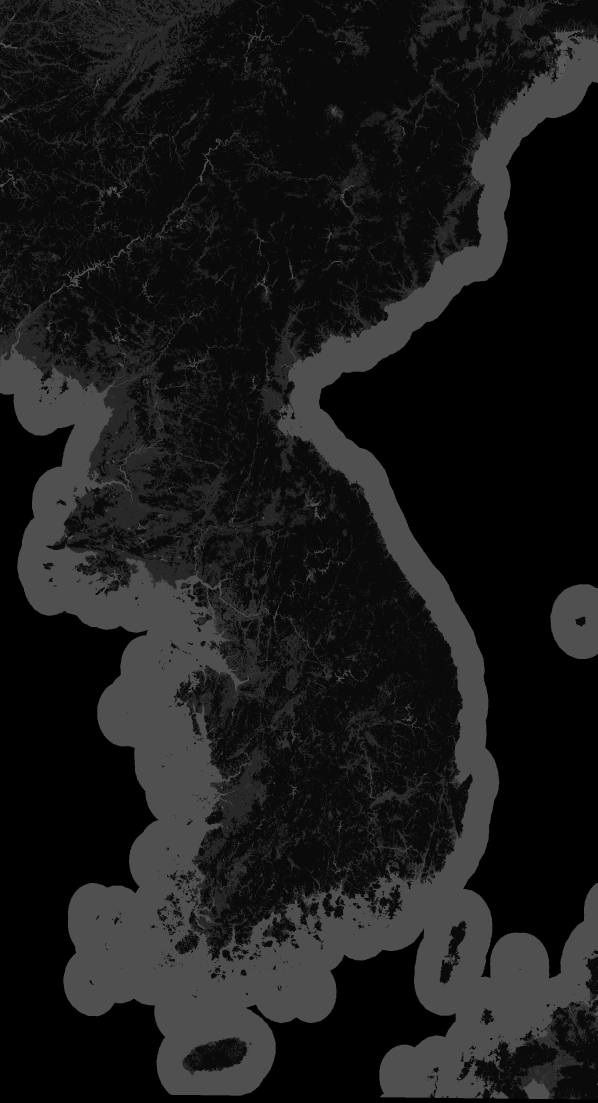
#> input picture assets/scene05/worldcover_v1/worldcover_peninsula_v1.png, 1792 x 3307 px, given in place of peninsula_surface_v36.png, which was not available (shown at 1/3 size)
$ python scene05-b-peninsula-coastfix-v36.py
#> lines starting #> are read from the running program, lines starting #| are printed output that depends on the picture; after the words box and inside, x2 and y2 are one past the last pixel; in counts of white or black regions, pixels touching at a corner belong together; pictures that were not available may be replaced by others from this repository, and a replacement may not be noted
#!/usr/bin/env python3
from __future__ import annotations

import json
from pathlib import Path

import numpy as np
from PIL import Image, ImageFilter

ROOT = Path.cwd()
OUT = ROOT / 'output/scene05_final_v1'
WC = ROOT / 'assets/scene05/worldcover_v1/worldcover_peninsula_v1.png'
TEX = OUT / 'peninsula_surface_v36.png'
QA = OUT / 'peninsula_surface_v36_qa.json'


def weighted_extrapolate(rgb, valid, invalid, radius):
    weight_img = Image.fromarray((valid.astype(np.uint8) * 255), 'L').filter(ImageFilter.GaussianBlur(radius))
    weight = np.asarray(weight_img, np.float32) / 255.0
    out = np.zeros_like(rgb, dtype=np.float32)
    for ch in range(3):
        src = np.where(valid, rgb[..., ch], 0.0)
        num_img = Image.fromarray(np.clip(src, 0, 255).astype(np.uint8), 'L').filter(ImageFilter.GaussianBlur(radius))
        num = np.asarray(num_img, np.float32)
        out[..., ch] = num / np.maximum(weight, .010)
    fill = invalid & (weight > .015)
    return out, fill


def main():
    img = Image.open(TEX).convert('RGBA')
    a = np.asarray(img, dtype=np.uint8).copy()
    rgb = a[..., :3].astype(np.float32)
    land = a[..., 3] > 8
#> land: shape (3307, 1792) bool; every value is 1

    wc_img = Image.open(WC).convert('L')
#> wc_img is the input picture: PIL image 1792x3307 L; min 0, max 100, mean 26.2
    if wc_img.size != img.size:
        wc_img = wc_img.resize(img.size, Image.Resampling.NEAREST)
    wc = np.asarray(wc_img, dtype=np.uint8)

    # WorldCover class 80 is water. Where it falls inside the canonical SVG land
    # silhouette it produces a muted blue/grey ribbon parallel to the shoreline.
    # For this presentation surface the canonical SVG wins: extrapolate surrounding
    # *land* material across both class-0 gaps and class-80 raster disagreement.
    invalid = land & ((wc == 0) | (wc == 80))
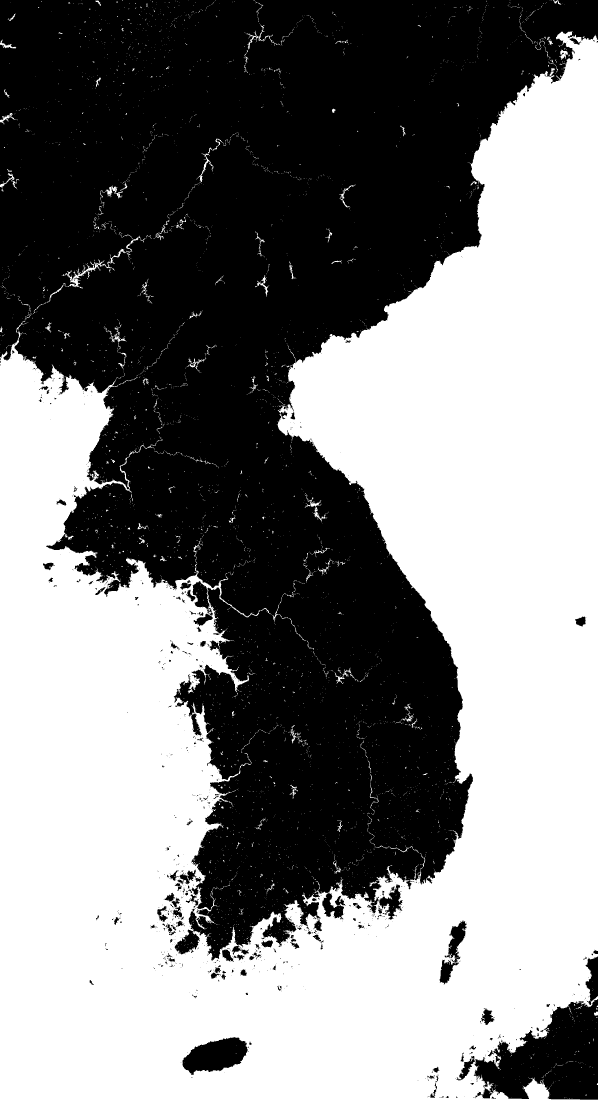
#> invalid: shape (3307, 1792) bool (shown at 1/3 size); 51.8% white; 974 black regions (817 under 20 px), largest, box (x1, y1, x2, y2) and area: (0, 0, 1792, 2882) 2731679, (1422, 2998, 1792, 3299) 68135, (547, 3111, 745, 3225) 14239
    valid = land & (wc > 0) & (wc != 80)

    extrap, fill = weighted_extrapolate(rgb, valid, invalid, 18)
#> after the loop in weighted_extrapolate, `for ch in range(3):`:
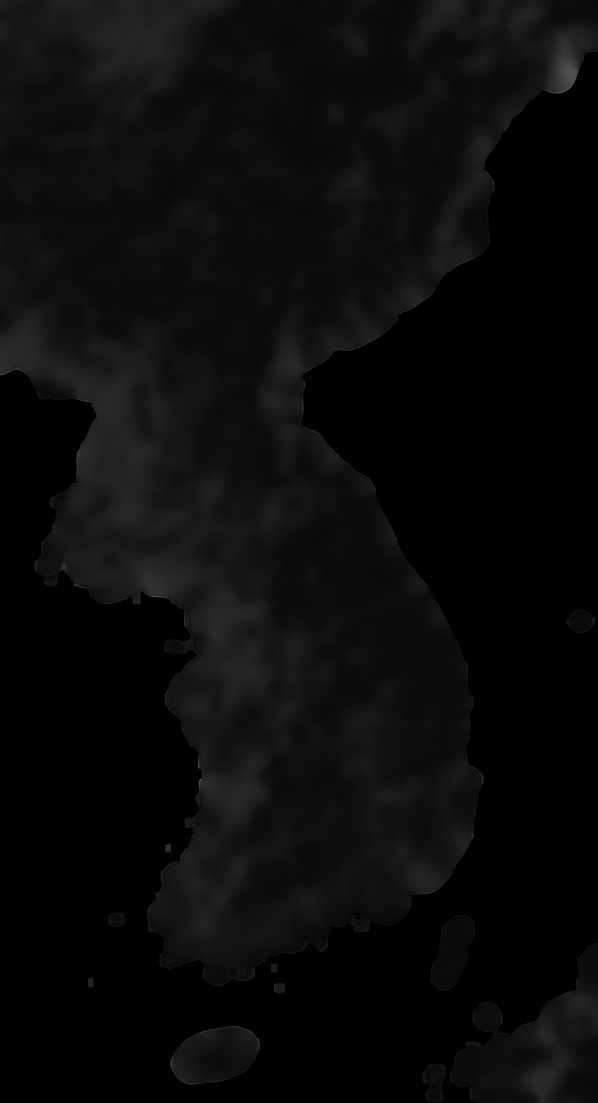
#> out: shape (3307, 1792, 3) float32 (shown at 1/3 size); min 0, max 109.3, mean 10.5
#> in weighted_extrapolate, `fill = invalid & (weight > .015)`: fill: shape (3307, 1792) bool; 9.5% white; 4731 white regions (4501 under 20 px), largest, box (x1, y1, x2, y2) and area: (0, 94, 1792, 2992) 402686, (1259, 2818, 1792, 3307) 65453, (513, 3076, 780, 3255) 22464
    rgb[fill] = np.clip(extrap[fill], 0, 255)

    residue = invalid & ~fill
#> residue: shape (3307, 1792) bool; 42.3% white; 2 white regions, box (x1, y1, x2, y2) and area: (0, 158, 1792, 3307) 2505771, (1366, 3274, 1402, 3307) 908
    if residue.any():
        coarse, fill2 = weighted_extrapolate(rgb, valid | fill, residue, 44)
#> call 2 of weighted_extrapolate, with radius = 44
#> in weighted_extrapolate (call 2), `weight_img = Image.fromarray((valid.astype(np.uint8) * 255), 'L').filt..`:
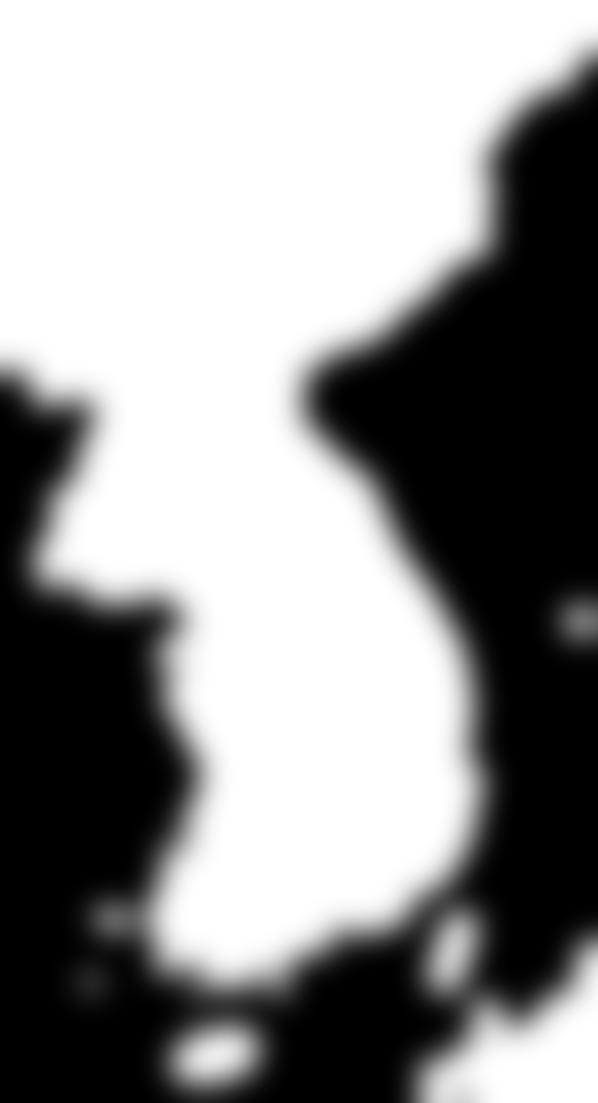
#> weight_img: PIL image 1792x3307 L (shown at 1/3 size); min 0, max 255, mean 147.1
#> the loop in weighted_extrapolate (call 2), `for ch in range(3):` made 3 passes
#> pass 1, in weighted_extrapolate (call 2), `num = np.asarray(num_img, np.float32)`:
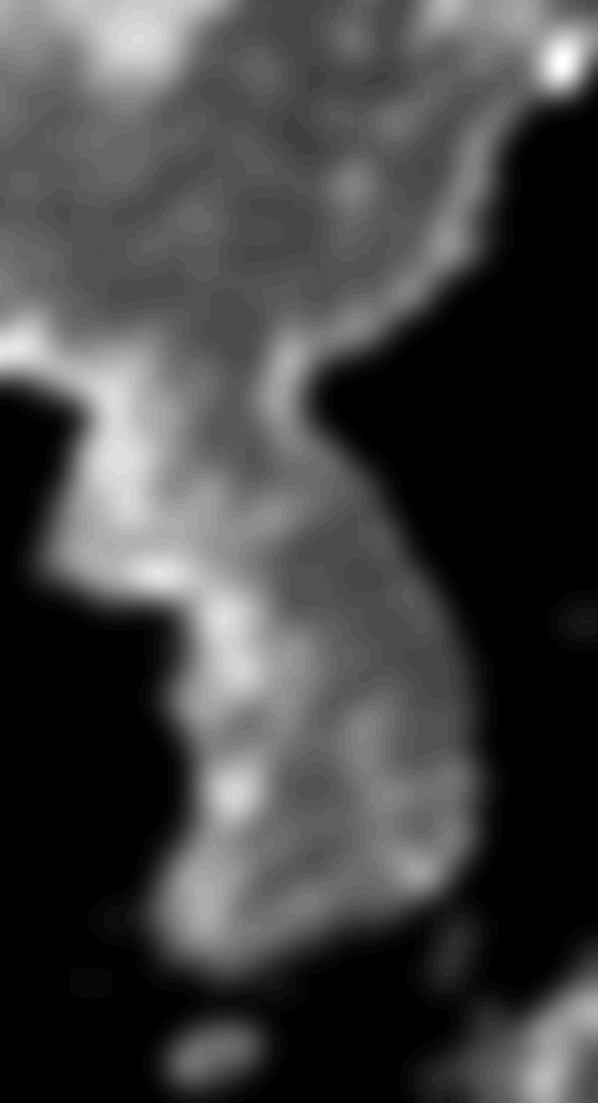
#> num: shape (3307, 1792) float32 (shown at 1/3 size); min 0, max 40, mean 10.5; drawn with min black and max white
#> after the loop in weighted_extrapolate (call 2), `for ch in range(3):`:
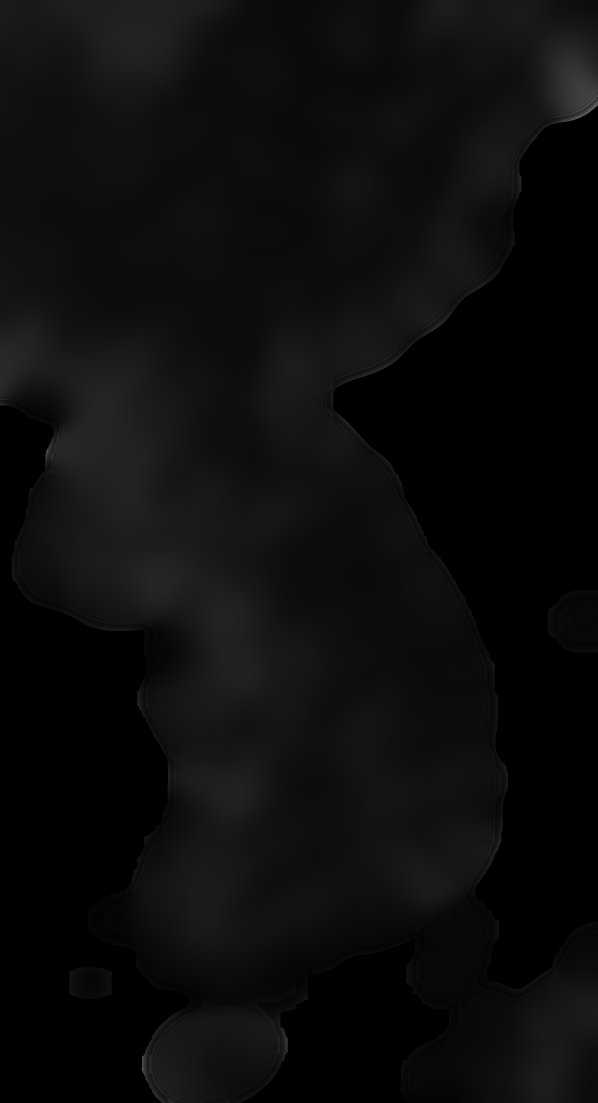
#> out: shape (3307, 1792, 3) float32 (shown at 1/3 size); min 0, max 100, mean 12.5
#> in weighted_extrapolate (call 2), `fill = invalid & (weight > .015)`: fill: shape (3307, 1792) bool; 15.5% white; 3 white regions, box (x1, y1, x2, y2) and area: (0, 158, 1792, 3307) 886822, (1612, 1734, 1792, 1994) 33045, (1366, 3274, 1402, 3307) 908
        rgb[fill2] = np.clip(coarse[fill2], 0, 255)
        fill |= fill2
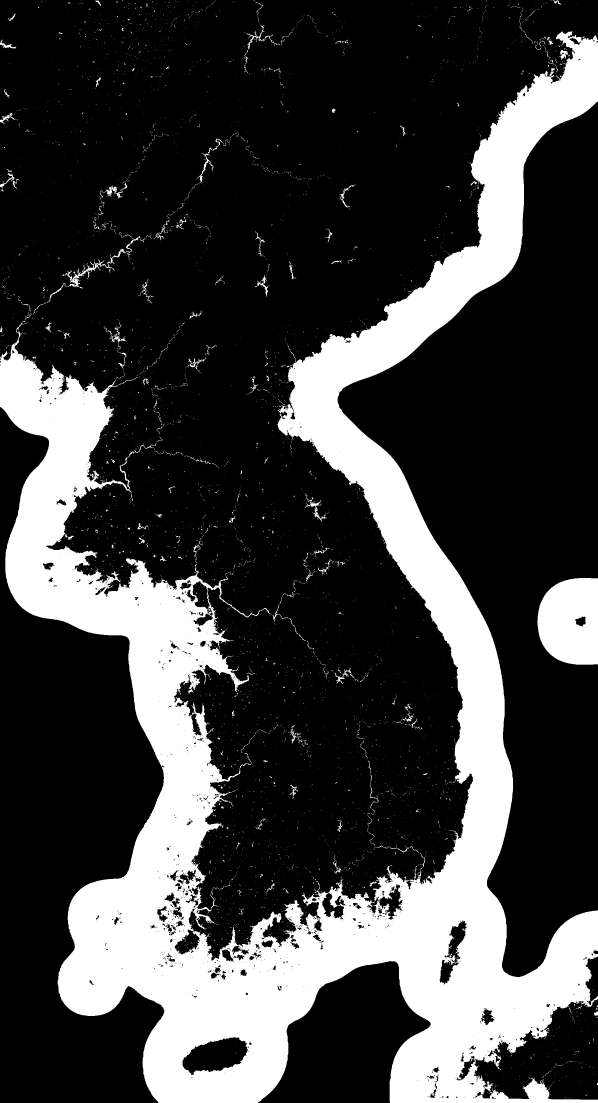
#> fill: shape (3307, 1792) bool (shown at 1/3 size); 25% white; 4724 white regions (4500 under 20 px), largest, box (x1, y1, x2, y2) and area: (0, 94, 1792, 3307) 1407584, (1612, 1734, 1792, 1994) 39588, (140, 707, 437, 908) 2810

    a[..., :3] = np.clip(rgb, 0, 255).astype(np.uint8)
    Image.fromarray(a, 'RGBA').save(TEX, optimize=True)

    report = json.loads(QA.read_text('utf-8')) if QA.exists() else {}
    report.update({
        'worldcover_water_inside_canonical_land_pixels': int((land & (wc == 80)).sum()),
        'canonical_land_raster_mismatch_pixels': int(invalid.sum()),
        'canonical_land_raster_mismatch_filled_pixels': int(fill.sum()),
        'coastline_authority': 'canonical SVG alpha only; class-0/class-80 raster disagreement extrapolated from adjacent land material'
    })
    QA.write_text(json.dumps(report, ensure_ascii=False, indent=2), encoding='utf-8')
    print(json.dumps({
        'invalid_land_pixels': int(invalid.sum()),
        'filled_pixels': int(fill.sum()),
        'water_inside_land': int((land & (wc == 80)).sum())
    }, indent=2))
#| {
#|   "invalid_land_pixels": 3068157,
#|   "filled_pixels": 1482253,
#|   "water_inside_land": 1295462
#| }


if __name__ == '__main__':
    main()
